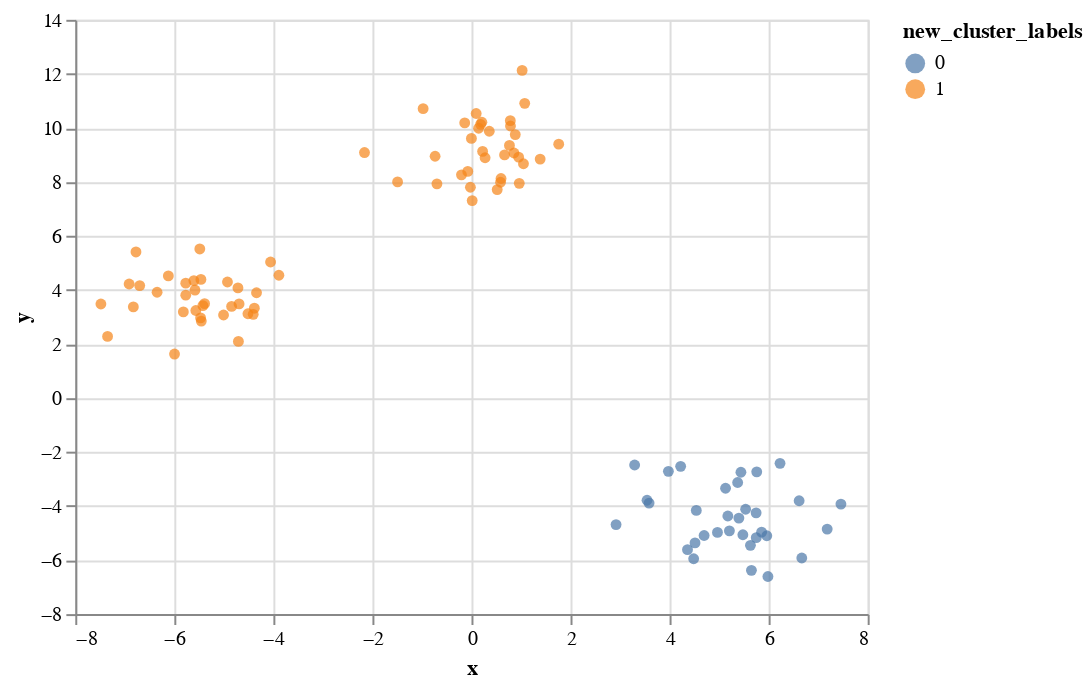

The notebook cell saved with this chart:
### Markdown cell above
What happens if we try to cluster the data with $k=2$?

### Code cell
# Creates the object that will perform k-means with k=2
clusterer = KMeans(n_clusters=2, random_state=10)

# fit_predict will assign cluster labels to the data passed in as a parameter
df_toy['new_cluster_labels'] = clusterer.fit_predict(X)

alt.Chart(df_toy).mark_circle().encode(
    x='x',
    y='y',
    color='new_cluster_labels:N'
)

### Figure 1 — Vega-Lite specification as saved in the notebook (floating-point values rounded to 4 significant figures)
{"config": {"view": {"continuousWidth": 400, "continuousHeight": 300}}, "data": {"name": "data-4a065c5bdce7289b0829b00a3fbcc0e1"}, "mark": "circle", "encoding": {"color": {"field": "new_cluster_labels", "type": "nominal"}, "x": {"field": "x", "type": "quantitative"}, "y": {"field": "y", "type": "quantitative"}}, "$schema": "https://vega.github.io/schema/vega-lite/v4.17.0.json", "datasets": {"data-4a065c5bdce7289b0829b00a3fbcc0e1": [{"x": -1.492, "y": 8.0, "cluster": 0, "new_cluster_labels": 1}, {"x": -0.02159, "y": 7.802, "cluster": 0, "new_cluster_labels": 1}, {"x": 5.375, "y": -3.128, "cluster": 1, "new_cluster_labels": 0}, {"x": -4.385, "y": 3.324, "cluster": 2, "new_cluster_labels": 1}, {"x": -3.889, "y": 4.545, "cluster": 2, "new_cluster_labels": 1}, {"x": 0.3594, "y": 9.875, "cluster": 0, "new_cluster_labels": 1}, {"x": -5.583, "y": 3.996, "cluster": 2, "new_cluster_labels": 1}, {"x": 4.54, "y": -4.16, "cluster": 1, "new_cluster_labels": 0}, {"x": -5.818, "y": 3.187, "cluster": 2, "new_cluster_labels": 1}, {"x": 4.486, "y": -5.95, "cluster": 1, "new_cluster_labels": 0}, {"x": 5.536, "y": -4.118, "cluster": 1, "new_cluster_labels": 0}, {"x": -2.16, "y": 9.086, "cluster": 0, "new_cluster_labels": 1}, {"x": 5.13, "y": -3.341, "cluster": 1, "new_cluster_labels": 0}, {"x": -6.121, "y": 4.518, "cluster": 2, "new_cluster_labels": 1}, {"x": -6.913, "y": 4.22, "cluster": 2, "new_cluster_labels": 1}, {"x": -0.1366, "y": 10.18, "cluster": 0, "new_cluster_labels": 1}, {"x": 4.514, "y": -5.364, "cluster": 1, "new_cluster_labels": 0}, {"x": -5.006, "y": 3.072, "cluster": 2, "new_cluster_labels": 1}, {"x": 0.1846, "y": 10.13, "cluster": 0, "new_cluster_labels": 1}, {"x": 5.441, "y": -2.749, "cluster": 1, "new_cluster_labels": 0}, {"x": 0.8841, "y": 9.751, "cluster": 0, "new_cluster_labels": 1}, {"x": 3.586, "y": -3.891, "cluster": 1, "new_cluster_labels": 0}, {"x": -5.389, "y": 3.492, "cluster": 2, "new_cluster_labels": 1}, {"x": 4.697, "y": -5.089, "cluster": 1, "new_cluster_labels": 0}, {"x": 0.8581, "y": 9.071, "cluster": 0, "new_cluster_labels": 1}, {"x": 5.48, "y": -5.061, "cluster": 1, "new_cluster_labels": 0}, {"x": 1.387, "y": 8.845, "cluster": 0, "new_cluster_labels": 1}, {"x": -5.606, "y": 4.348, "cluster": 2, "new_cluster_labels": 1}, {"x": -5.423, "y": 3.42, "cluster": 2, "new_cluster_labels": 1}, {"x": 0.2097, "y": 10.21, "cluster": 0, "new_cluster_labels": 1}, {"x": -5.463, "y": 4.39, "cluster": 2, "new_cluster_labels": 1}, {"x": 0.5871, "y": 7.987, "cluster": 0, "new_cluster_labels": 1}, {"x": -0.2018, "y": 8.26, "cluster": 0, "new_cluster_labels": 1}, {"x": 1.023, "y": 12.13, "cluster": 0, "new_cluster_labels": 1}, {"x": 4.967, "y": -4.976, "cluster": 1, "new_cluster_labels": 0}, {"x": 0.5967, "y": 8.126, "cluster": 0, "new_cluster_labels": 1}, {"x": 0.7877, "y": 10.07, "cluster": 0, "new_cluster_labels": 1}, {"x": -6.699, "y": 4.162, "cluster": 2, "new_cluster_labels": 1}, {"x": 2.919, "y": -4.685, "cluster": 1, "new_cluster_labels": 0}, {"x": -4.715, "y": 4.074, "cluster": 2, "new_cluster_labels": 1}, {"x": 4.224, "y": -2.529, "cluster": 1, "new_cluster_labels": 0}, {"x": 1.761, "y": 9.397, "cluster": 0, "new_cluster_labels": 1}, {"x": -6.828, "y": 3.371, "cluster": 2, "new_cluster_labels": 1}, {"x": 5.747, "y": -4.252, "cluster": 1, "new_cluster_labels": 0}, {"x": -0.7346, "y": 8.949, "cluster": 0, "new_cluster_labels": 1}, {"x": 0.2746, "y": 8.894, "cluster": 0, "new_cluster_labels": 1}, {"x": 0.5196, "y": 7.716, "cluster": 0, "new_cluster_labels": 1}, {"x": 3.976, "y": -2.715, "cluster": 1, "new_cluster_labels": 0}, {"x": 5.653, "y": -6.38, "cluster": 1, "new_cluster_labels": 0}, {"x": 5.963, "y": -5.098, "cluster": 1, "new_cluster_labels": 0}, {"x": 6.67, "y": -5.922, "cluster": 1, "new_cluster_labels": 0}, {"x": 0.9651, "y": 7.947, "cluster": 0, "new_cluster_labels": 1}, {"x": -4.843, "y": 3.39, "cluster": 2, "new_cluster_labels": 1}, {"x": 0.01434, "y": 7.307, "cluster": 0, "new_cluster_labels": 1}, {"x": 5.633, "y": -5.455, "cluster": 1, "new_cluster_labels": 0}, {"x": -4.927, "y": 4.293, "cluster": 2, "new_cluster_labels": 1}, {"x": 7.182, "y": -4.854, "cluster": 1, "new_cluster_labels": 0}, {"x": -5.47, "y": 2.963, "cluster": 2, "new_cluster_labels": 1}, {"x": 5.176, "y": -4.369, "cluster": 1, "new_cluster_labels": 0}, {"x": -5.769, "y": 3.806, "cluster": 2, "new_cluster_labels": 1}, {"x": 6.616, "y": -3.803, "cluster": 1, "new_cluster_labels": 0}, {"x": -0.6975, "y": 7.929, "cluster": 0, "new_cluster_labels": 1}, {"x": 1.05, "y": 8.671, "cluster": 0, "new_cluster_labels": 1}, {"x": 5.858, "y": -4.967, "cluster": 1, "new_cluster_labels": 0}, {"x": -4.514, "y": 3.119, "cluster": 2, "new_cluster_labels": 1}, {"x": -0.9762, "y": 10.71, "cluster": 0, "new_cluster_labels": 1}, {"x": -4.34, "y": 3.897, "cluster": 2, "new_cluster_labels": 1}, {"x": -4.693, "y": 3.484, "cluster": 2, "new_cluster_labels": 1}, {"x": -5.566, "y": 3.239, "cluster": 2, "new_cluster_labels": 1}, {"x": 5.986, "y": -6.608, "cluster": 1, "new_cluster_labels": 0}, {"x": -5.769, "y": 4.25, "cluster": 2, "new_cluster_labels": 1}, {"x": 5.75, "y": -5.17, "cluster": 1, "new_cluster_labels": 0}, {"x": 5.76, "y": -2.735, "cluster": 1, "new_cluster_labels": 0}, {"x": 0.2249, "y": 9.129, "cluster": 0, "new_cluster_labels": 1}, {"x": 0.7666, "y": 9.351, "cluster": 0, "new_cluster_labels": 1}, {"x": -6.774, "y": 5.406, "cluster": 2, "new_cluster_labels": 1}, {"x": -0.001501, "y": 9.609, "cluster": 0, "new_cluster_labels": 1}, {"x": 0.9522, "y": 8.917, "cluster": 0, "new_cluster_labels": 1}, {"x": -4.706, "y": 2.093, "cluster": 2, "new_cluster_labels": 1}, {"x": -7.483, "y": 3.481, "cluster": 2, "new_cluster_labels": 1}, {"x": -6.348, "y": 3.914, "cluster": 2, "new_cluster_labels": 1}, {"x": -5.486, "y": 5.517, "cluster": 2, "new_cluster_labels": 1}, {"x": 3.545, "y": -3.786, "cluster": 1, "new_cluster_labels": 0}, {"x": 5.399, "y": -4.446, "cluster": 1, "new_cluster_labels": 0}, {"x": 1.075, "y": 10.91, "cluster": 0, "new_cluster_labels": 1}, {"x": 6.23, "y": -2.419, "cluster": 1, "new_cluster_labels": 0}, {"x": 0.1441, "y": 9.985, "cluster": 0, "new_cluster_labels": 1}, {"x": -0.07489, "y": 8.387, "cluster": 0, "new_cluster_labels": 1}, {"x": 0.7838, "y": 10.27, "cluster": 0, "new_cluster_labels": 1}, {"x": -4.057, "y": 5.033, "cluster": 2, "new_cluster_labels": 1}, {"x": 0.6682, "y": 9.0, "cluster": 0, "new_cluster_labels": 1}, {"x": 0.09481, "y": 10.53, "cluster": 0, "new_cluster_labels": 1}, {"x": -7.348, "y": 2.281, "cluster": 2, "new_cluster_labels": 1}, {"x": -5.996, "y": 1.627, "cluster": 2, "new_cluster_labels": 1}, {"x": 3.294, "y": -2.481, "cluster": 1, "new_cluster_labels": 0}, {"x": -4.407, "y": 3.096, "cluster": 2, "new_cluster_labels": 1}, {"x": -5.455, "y": 2.847, "cluster": 2, "new_cluster_labels": 1}, {"x": 7.46, "y": -3.927, "cluster": 1, "new_cluster_labels": 0}, {"x": 5.208, "y": -4.916, "cluster": 1, "new_cluster_labels": 0}, {"x": 4.362, "y": -5.614, "cluster": 1, "new_cluster_labels": 0}]}}
